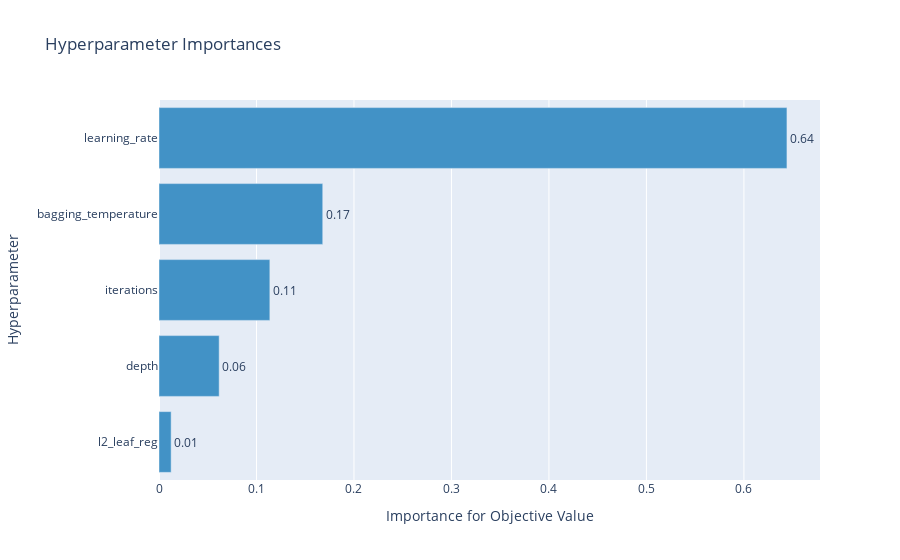

Notebook cell for this chart:
### Code cell
# simple plot of hyperparameter importances (dropped l2_leaf_reg after this)
plot_param_importances(study)

### Figure 1 — Plotly figure (JSON) as saved in the notebook; plotly's stock layout.template omitted (floating-point values rounded to 4 significant figures)
{"data": [{"cliponaxis": false, "hovertemplate": ["l2_leaf_reg (FloatDistribution): 0.012452984853000785<extra></extra>", "depth (IntDistribution): 0.06172530939587112<extra></extra>", "iterations (IntDistribution): 0.11371131774035707<extra></extra>", "bagging_temperature (FloatDistribution): 0.1679600729414112<extra></extra>", "learning_rate (FloatDistribution): 0.6441503150693599<extra></extra>"], "marker": {"color": "rgb(66,146,198)"}, "orientation": "h", "text": ["0.01", "0.06", "0.11", "0.17", "0.64"], "textposition": "outside", "type": "bar", "x": [0.01245, 0.06173, 0.1137, 0.168, 0.6442], "y": ["l2_leaf_reg", "depth", "iterations", "bagging_temperature", "learning_rate"]}], "layout": {"showlegend": false, "title": {"text": "Hyperparameter Importances"}, "xaxis": {"title": {"text": "Importance for Objective Value"}}, "yaxis": {"title": {"text": "Hyperparameter"}}}}
